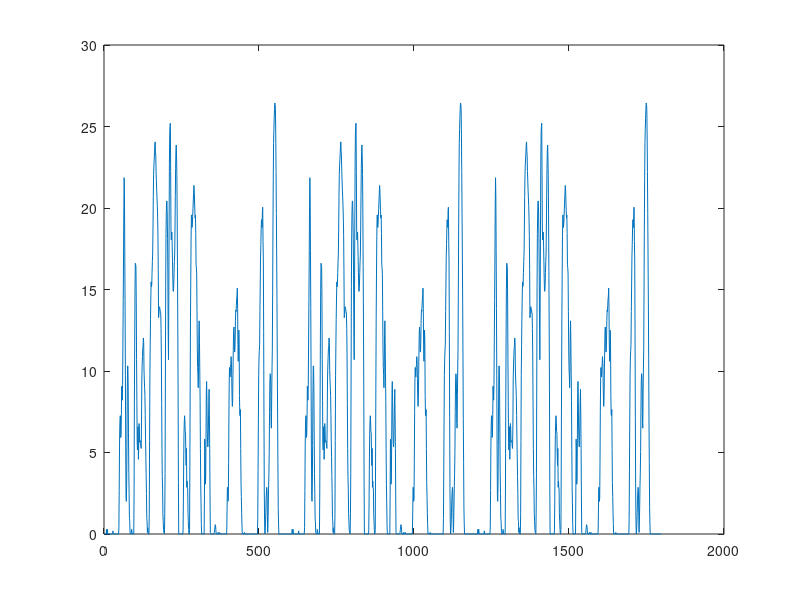

MATLAB code for this plot:
vel = [...
    0	0

1	0

2	0

3	0

4	0

5	0

6	0

7	0.3

8	0

9	0.2

10	0.3

11	0

12	0

13	0

14	0

15	0

16	0

17	0

18	0

19	0

20	0

21	0

22	0

23	0

24	0

25	0

26	0

27	0.1

28	0.2

29	0

30	0

31	0

32	0

33	0

34	0

35	0

36	0

37	0

38	0

39	0

40	0

41	0

42	0

43	0

44	0

45	0

46	0

47	0.4

48	2.8

49	5.6

50	7

51	7.6

52	7.6

53	6.2

54	6.4

55	7.6

56	9.5

57	8.9

58	8.6

59	9.6

60	12.4

61	15

62	17.8

63	21

64	22.9

65	21.7

66	18.2

67	14.5

68	10.2

69	5.6

70	2.5

71	2.1

72	3.1

73	5.7

74	9

75	10.8

76	10.8

77	9.5

78	6.5

79	3.9

80	2.6

81	1

82	0.8

83	0.1

84	0

85	0

86	0

87	0

88	0.3

89	0.2

90	0

91	0

92	0

93	0

94	0

95	0

96	2.7

97	8.3

98	12.4

99	15.7

100	17.4

101	17.3

102	17.2

103	15.1

104	11.2

105	8.6

106	5.9

107	5.4

108	6.8

109	6.9

110	4.8

111	5.7

112	7.1

113	6.8

114	5.9

115	6

116	6

117	5.9

118	5.6

119	5.5

120	7.2

121	9.9

122	10.8

123	11.4

124	11.9

125	12.1

126	12.6

127	12.3

128	10.6

129	9.9

130	9.4

131	8.9

132	7.6

133	6.1

134	5

135	3.7

136	2.6

137	1

138	0.8

139	0.1

140	0.4

141	0.2

142	0

143	0

144	0

145	1.3

146	6

147	10.2

148	12.1

149	13.8

150	15.1

151	16.2

152	15.9

153	16

154	16.8

155	17.5

156	18

157	19.6

158	21.7

159	23.1

160	23.7

161	24.1

162	24.5

163	25

164	25.2

165	24.6

166	24.3

167	23.3

168	22.7

169	22.1

170	21.6

171	21.1

172	20.3

173	19.2

174	17

175	13.9

176	14.1

177	14.6

178	14.6

179	14.5

180	14.4

181	14.2

182	14.2

183	13.2

184	11.5

185	8.4

186	5.5

187	3.7

188	2.9

189	1.3

190	0.8

191	0.3

192	0.1

193	0.1

194	0

195	1.3

196	3.9

197	9.9

198	15.9

199	19.3

200	20.7

201	21.4

202	21.4

203	20.5

204	19

205	16.7

206	13.1

207	11.2

208	14.9

209	19.8

210	23.8

211	25.7

212	26.2

213	26.4

214	23.3

215	19.6

216	18.9

217	19.3

218	19.4

219	18.5

220	17.5

221	16.4

222	15.6

223	15.6

224	16

225	16.8

226	17.5

227	18

228	19.6

229	21.7

230	23.5

231	24.6

232	25

233	24.3

234	23.1

235	20.7

236	17.2

237	13.5

238	9.2

239	3.3

240	0

241	0

242	0

243	0

244	0

245	0

246	0

247	0

248	0

249	0

250	0

251	0

252	0

253	0

254	0.2

255	2

256	4.5

257	6.4

258	7.2

259	7.6

260	7.2

261	6.6

262	6.5

263	5.1

264	4.4

265	5.5

266	3

267	3.4

268	3

269	2.9

270	1.3

271	0.8

272	0.3

273	0

274	0

275	0.3

276	4.7

277	9.7

278	13.9

279	16.7

280	19.1

281	20.5

282	20.5

283	19.7

284	19.9

285	20.4

286	20.9

287	21.4

288	21.9

289	22.4

290	22.1

291	21.4

292	20.8

293	20.3

294	20.5

295	19.3

296	17.3

297	17.1

298	16.7

299	14.3

300	11.9

301	10.7

302	10.2

303	9.4

304	10.6

305	12.8

306	13.7

307	12.3

308	10.4

309	8.6

310	5.5

311	3.2

312	2

313	0.6

314	0

315	0

316	0

317	0

318	0

319	0

320	0

321	0

322	0

323	2.5

324	6.1

325	5.5

326	3.2

327	3.6

328	6.1

329	9.1

330	9.8

331	8.6

332	6.8

333	5.9

334	5.6

335	6

336	7.2

337	8.4

338	9.3

339	7.6

340	5.5

341	2.5

342	0.1

343	0

344	0

345	0

346	0

347	0

348	0

349	0

350	0

351	0

352	0

353	0

354	0

355	0.1

356	0.3

357	0.5

358	0.6

359	0.5

360	0.2

361	0

362	0

363	0

364	0

365	0

366	0

367	0.1

368	0

369	0

370	0

371	0.1

372	0.1

373	0

374	0

375	0

376	0

377	0

378	0

379	0

380	0

381	0

382	0

383	0

384	0

385	0

386	0

387	0

388	0

389	0

390	0

391	0

392	0

393	0

394	0

395	0.2

396	1.6

397	3

398	3

399	2.1

400	2.3

401	4.6

402	7.8

403	9.9

404	10.7

405	10.2

406	10.1

407	10.7

408	10.9

409	11.4

410	11.1

411	10

412	8.8

413	8.2

414	8.6

415	10.2

416	11.8

417	13

418	13.3

419	12.8

420	11.7

421	11.7

422	12.4

423	13.7

424	14.4

425	14.3

426	14.7

427	15.1

428	15.3

429	15.8

430	14.5

431	12.2

432	11.1

433	12

434	13.1

435	12.2

436	8.9

437	7.7

438	7.6

439	8

440	5.5

441	3.3

442	2.4

443	1.4

444	0.6

445	0

446	0

447	0

448	0

449	0

450	0

451	0

452	0.1

453	0

454	0

455	0

456	0

457	0

458	0

459	0

460	0

461	0

462	0

463	0

464	0

465	0

466	0

467	0

468	0

469	0

470	0

471	0

472	0

473	0

474	0

475	0

476	0

477	0

478	0

479	0

480	0

481	0

482	0

483	0

484	0

485	0

486	0

487	0

488	0

489	0

490	0

491	0

492	0

493	0

494	0

495	1

496	4.1

497	7.4

498	10.2

499	11.3

500	11.8

501	12.2

502	14.3

503	16

504	17.8

505	18.6

506	19.6

507	20.2

508	19.9

509	19.7

510	20.8

511	21

512	18.8

513	17.6

514	13

515	7.5

516	2.9

517	0.8

518	0

519	0.2

520	0.7

521	1.4

522	2.3

523	2.7

524	3

525	2.7

526	1.2

527	0.1

528	0.7

529	1.8

530	3.1

531	3.9

532	5.3

533	7.8

534	9.7

535	10.3

536	10.2

537	9.4

538	7.1

539	6.8

540	8.9

541	10.6

542	11.9

543	15.5

544	19.6

545	22.8

546	25.1

547	26

548	26.7

549	27.3

550	27.7

551	27.6

552	27.3

553	25.7

554	23.3

555	20.6

556	17.8

557	14.9

558	11.3

559	7.4

560	4.6

561	1.7

562	0.7

563	0

564	0

565	0

566	0

567	0

568	0

569	0

570	0

571	0

572	0

573	0

574	0

575	0

576	0

577	0

578	0

579	0

580	0

581	0

582	0

583	0

584	0

585	0

586	0

587	0

588	0

589	0

590	0

591	0

592	0

593	0

594	0

595	0

596	0

597	0

598	0];


vel(:,2) = vel(:,2)/3600*1.6*2.1479*1000; % m/s
trapz(vel(:,1),vel(:,2))
VELOCITY = [vel;vel;vel];
plot(VELOCITY(:,2))

save('SpeedProfile','vel_total')
